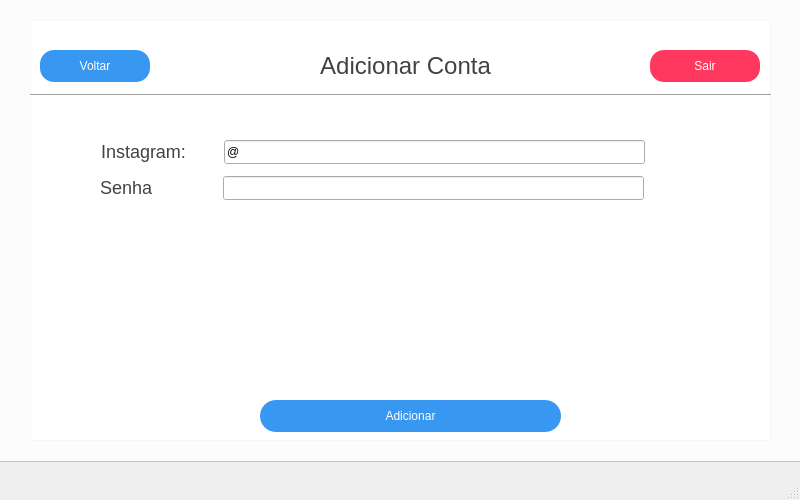
<?xml version="1.0" encoding="UTF-8"?>
<ui version="4.0">
 <class>MainWindow</class>
 <widget class="QMainWindow" name="MainWindow">
  <property name="geometry">
   <rect>
    <x>0</x>
    <y>0</y>
    <width>800</width>
    <height>500</height>
   </rect>
  </property>
  <property name="windowTitle">
   <string>MainWindow</string>
  </property>
  <widget class="QWidget" name="centralwidget">
   <widget class="QColumnView" name="columnView">
    <property name="geometry">
     <rect>
      <x>-5</x>
      <y>-19</y>
      <width>811</width>
      <height>481</height>
     </rect>
    </property>
    <property name="styleSheet">
     <string notr="true">background-color: #fcfcfc;</string>
    </property>
   </widget>
   <widget class="QLabel" name="label">
    <property name="enabled">
     <bool>true</bool>
    </property>
    <property name="geometry">
     <rect>
      <x>270</x>
      <y>50</y>
      <width>271</width>
      <height>31</height>
     </rect>
    </property>
    <property name="styleSheet">
     <string notr="true">font-size: 24px;
color: #404244;
</string>
    </property>
    <property name="text">
     <string>Adicionar Conta</string>
    </property>
    <property name="alignment">
     <set>Qt::AlignCenter</set>
    </property>
   </widget>
   <widget class="QPushButton" name="add_button">
    <property name="geometry">
     <rect>
      <x>260</x>
      <y>400</y>
      <width>301</width>
      <height>32</height>
     </rect>
    </property>
    <property name="cursor">
     <cursorShape>PointingHandCursor</cursorShape>
    </property>
    <property name="styleSheet">
     <string notr="true">background-color: #3897f0;
color: white;
border-color: #3897f0;
border-radius: 16px;</string>
    </property>
    <property name="text">
     <string>Adicionar</string>
    </property>
   </widget>
   <widget class="QColumnView" name="columnView_2">
    <property name="geometry">
     <rect>
      <x>30</x>
      <y>20</y>
      <width>741</width>
      <height>421</height>
     </rect>
    </property>
    <property name="styleSheet">
     <string notr="true">background-color: white;
border: 1px solid #f7f7f7;</string>
    </property>
   </widget>
   <widget class="QWidget" name="layoutWidget">
    <property name="geometry">
     <rect>
      <x>80</x>
      <y>140</y>
      <width>278</width>
      <height>58</height>
     </rect>
    </property>
    <layout class="QHBoxLayout" name="horizontalLayout">
     <item>
      <widget class="QLabel" name="label_2">
       <property name="styleSheet">
        <string notr="true">font-size: 18px;
color: #404244;</string>
       </property>
       <property name="text">
        <string>Foto:</string>
       </property>
      </widget>
     </item>
     <item>
      <widget class="QPushButton" name="pushButton_2">
       <property name="styleSheet">
        <string notr="true">background-color: #5c4aca;
color: white;
border-color: #5c4aca;
border-radius: 16px;
padding: 10px;
width: 200px;</string>
       </property>
       <property name="text">
        <string>Upload</string>
       </property>
      </widget>
     </item>
    </layout>
   </widget>
   <widget class="QLabel" name="label_5">
    <property name="geometry">
     <rect>
      <x>101</x>
      <y>140</y>
      <width>86</width>
      <height>22</height>
     </rect>
    </property>
    <property name="styleSheet">
     <string notr="true">font-size: 18px;
color: #404244;</string>
    </property>
    <property name="text">
     <string>Instagram:</string>
    </property>
    <property name="wordWrap">
     <bool>true</bool>
    </property>
   </widget>
   <widget class="QLineEdit" name="username_field">
    <property name="geometry">
     <rect>
      <x>224</x>
      <y>140</y>
      <width>421</width>
      <height>24</height>
     </rect>
    </property>
    <property name="text">
     <string>@</string>
    </property>
   </widget>
   <widget class="Line" name="line">
    <property name="geometry">
     <rect>
      <x>30</x>
      <y>80</y>
      <width>741</width>
      <height>31</height>
     </rect>
    </property>
    <property name="orientation">
     <enum>Qt::Horizontal</enum>
    </property>
   </widget>
   <widget class="QPushButton" name="home_button">
    <property name="geometry">
     <rect>
      <x>40</x>
      <y>50</y>
      <width>110</width>
      <height>32</height>
     </rect>
    </property>
    <property name="cursor">
     <cursorShape>PointingHandCursor</cursorShape>
    </property>
    <property name="styleSheet">
     <string notr="true">background-color: #3897f0;
color: white;
border-color: #3897f0;
border-radius: 14px;</string>
    </property>
    <property name="text">
     <string>Voltar</string>
    </property>
   </widget>
   <widget class="QPushButton" name="logout_button">
    <property name="geometry">
     <rect>
      <x>650</x>
      <y>50</y>
      <width>110</width>
      <height>32</height>
     </rect>
    </property>
    <property name="cursor">
     <cursorShape>PointingHandCursor</cursorShape>
    </property>
    <property name="styleSheet">
     <string notr="true">background-color: #ff3860;
color: white;
border-color: #ff3860;
border-radius: 14px;</string>
    </property>
    <property name="text">
     <string>Sair</string>
    </property>
   </widget>
   <widget class="QLineEdit" name="password_field">
    <property name="geometry">
     <rect>
      <x>223</x>
      <y>176</y>
      <width>421</width>
      <height>24</height>
     </rect>
    </property>
    <property name="text">
     <string/>
    </property>
   </widget>
   <widget class="QLabel" name="label_6">
    <property name="geometry">
     <rect>
      <x>100</x>
      <y>176</y>
      <width>86</width>
      <height>22</height>
     </rect>
    </property>
    <property name="styleSheet">
     <string notr="true">font-size: 18px;
color: #404244;</string>
    </property>
    <property name="text">
     <string>Senha</string>
    </property>
    <property name="wordWrap">
     <bool>true</bool>
    </property>
   </widget>
   <zorder>layoutWidget</zorder>
   <zorder>columnView</zorder>
   <zorder>columnView_2</zorder>
   <zorder>label</zorder>
   <zorder>add_button</zorder>
   <zorder>label_5</zorder>
   <zorder>username_field</zorder>
   <zorder>line</zorder>
   <zorder>home_button</zorder>
   <zorder>logout_button</zorder>
   <zorder>password_field</zorder>
   <zorder>label_6</zorder>
  </widget>
  <widget class="QMenuBar" name="menubar">
   <property name="geometry">
    <rect>
     <x>0</x>
     <y>0</y>
     <width>800</width>
     <height>22</height>
    </rect>
   </property>
  </widget>
  <widget class="QStatusBar" name="statusbar"/>
 </widget>
 <resources/>
 <connections/>
</ui>
